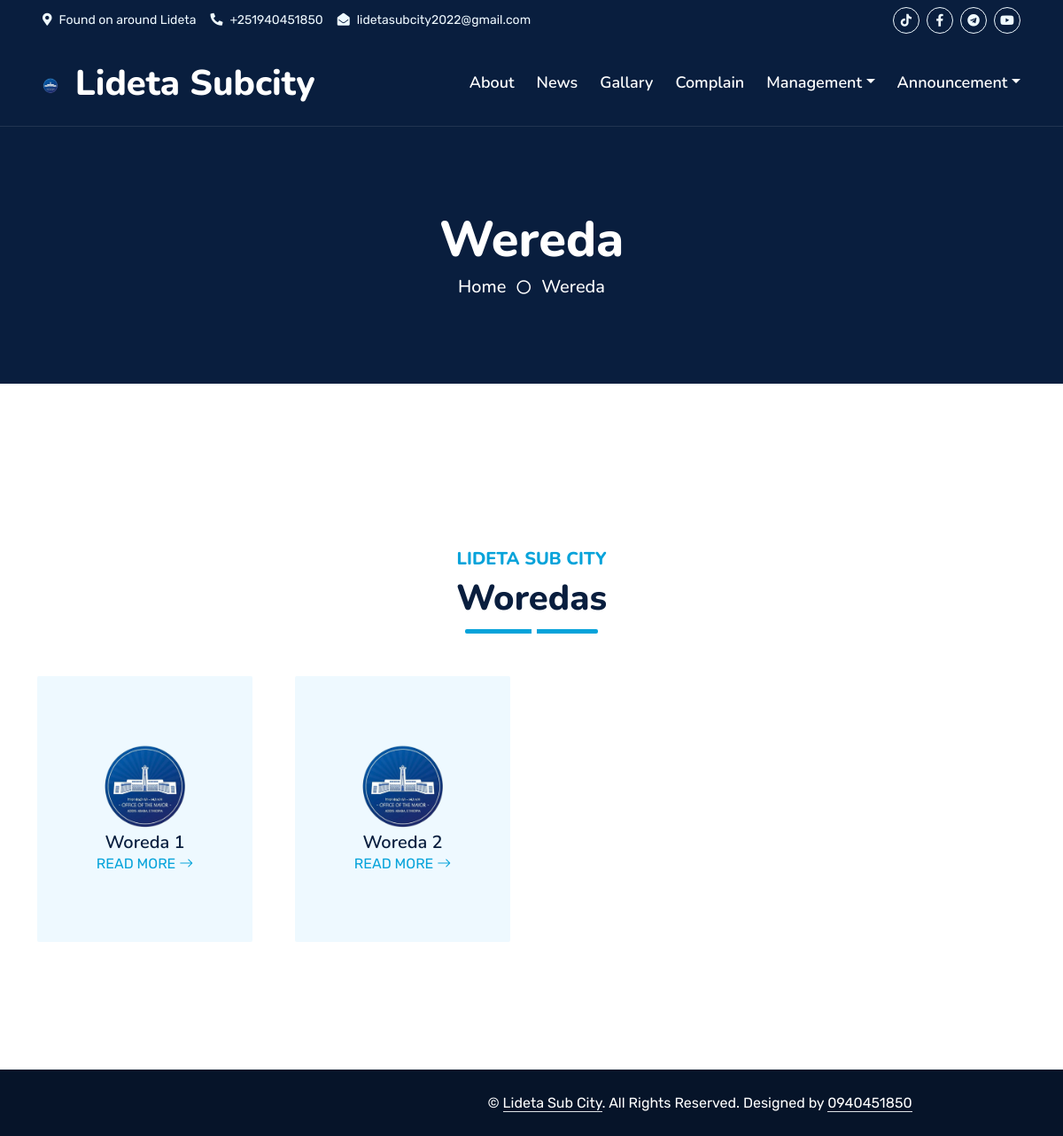
Page /woredas/ on the committed database.
### home/models.py (models this page shows, shortened)
class WoredaModel(models.Model):
    woreda_name = models.CharField(max_length=255)
    woreda_image = models.ImageField(upload_to='media/woredas')
    email = models.EmailField(blank=True)
    fax = models.CharField(blank=True,max_length=200)
    address = models.CharField(max_length=255)
    phone_number = models.CharField(max_length=20)
    pobox = models.CharField(blank=True, max_length=20)

### home/views.py (the view)
# urls.py: path('woredas/', views.woredas, name='woredas'),
def woredas(request):
    woredas = WoredaModel.objects.all()
    context = {
        'woredas':woredas,
    }
    return render(request, 'pages/woredas.html', context)

### templates/pages/woredas.html
{% extends 'base.html' %}
 {% load static %}
{% block content %}
        <div class="container-fluid position-relative p-0">
            <div class="container-fluid bg-primary py-5 bg-header bg-dark" style="margin-bottom: 90px;">
                <div class="row py-5">
                    <div class="col-12 pt-lg-5 mt-lg-5 text-center">
                        <h1 class="display-4 text-white animated zoomIn">Wereda</h1>
                        <a href="" class="h5 text-white">Home</a>
                        <i class="far fa-circle text-white px-2"></i>
                        <a href="" class="h5 text-white">Wereda</a>
                    </div>
                </div>
            </div>
        </div>
    <div class="container-fluid py-5 wow fadeInUp" data-wow-delay="0.1s">
        <div class="container py-5">
            <div class="section-title text-center position-relative pb-3 mb-5 mx-auto" style="max-width: 600px;">
                <h5 class="fw-bold text-primary text-uppercase">Lideta Sub city</h5>
                <h1 class="mb-0">Woredas</h1>
            </div>
            <div class="row g-5">
                {% for woreda in woredas %}
                <div class="col-lg-3 col-md-6 wow zoomIn" data-wow-delay="0.3s">
                    <div
                        class="service-item bg-light rounded d-flex flex-column align-items-center justify-content-center text-center">
                        <div class="">
                            <i class="text-white"><img src="{{woreda.woreda_image.url}}" alt="" class="officelogo"></i>
                        </div>
                        <h5 class="m-0">{{woreda.woreda_name}}
                        </h5>
                        <a class="text-uppercase" href="{%url 'woredas'%}">Read More <i class="bi bi-arrow-right"></i></a>
                    </div>
                </div>
                {% endfor %}
            </div>
        </div>
    </div>
{% endblock %}

### static/css/style.css (style rules this page uses)
:root { --primary: #06A3DA; --secondary: #34AD54; --light: #EEF9FF; --dark: #091E3E; }
.officelogo { height: 100px; width: 100px; }
h1, h2, .fw-bold { font-weight: 800 !important; }
h5, h6, .fw-medium { font-weight: 600 !important; }
.section-title::before { position: absolute; content: ""; width: 150px; height: 5px; left: 0; bottom: 0; background: var(--primary); border-radius: 2px; }
.section-title.text-center::before { left: 50%; margin-left: -75px; }
.section-title::after { position: absolute; content: ""; width: 6px; height: 5px; bottom: 0px; background: #FFFFFF; -webkit-animation: section-title-run 5s infinite linear; animation: section-title-run 5s infinite linear; }
.section-title.text-center::after { -webkit-animation: section-title-run-center 5s infinite linear; animation: section-title-run-center 5s infinite linear; }
.service-item { position: relative; height: 300px; padding: 0 30px; transition: .5s; }
.bg-header { background: darkblue; background-size: cover; }

### rows in the picture
WoredaModel: woreda_image (picture), woreda_name "Woreda 1"
WoredaModel: woreda_image (picture), woreda_name "Woreda 2"
